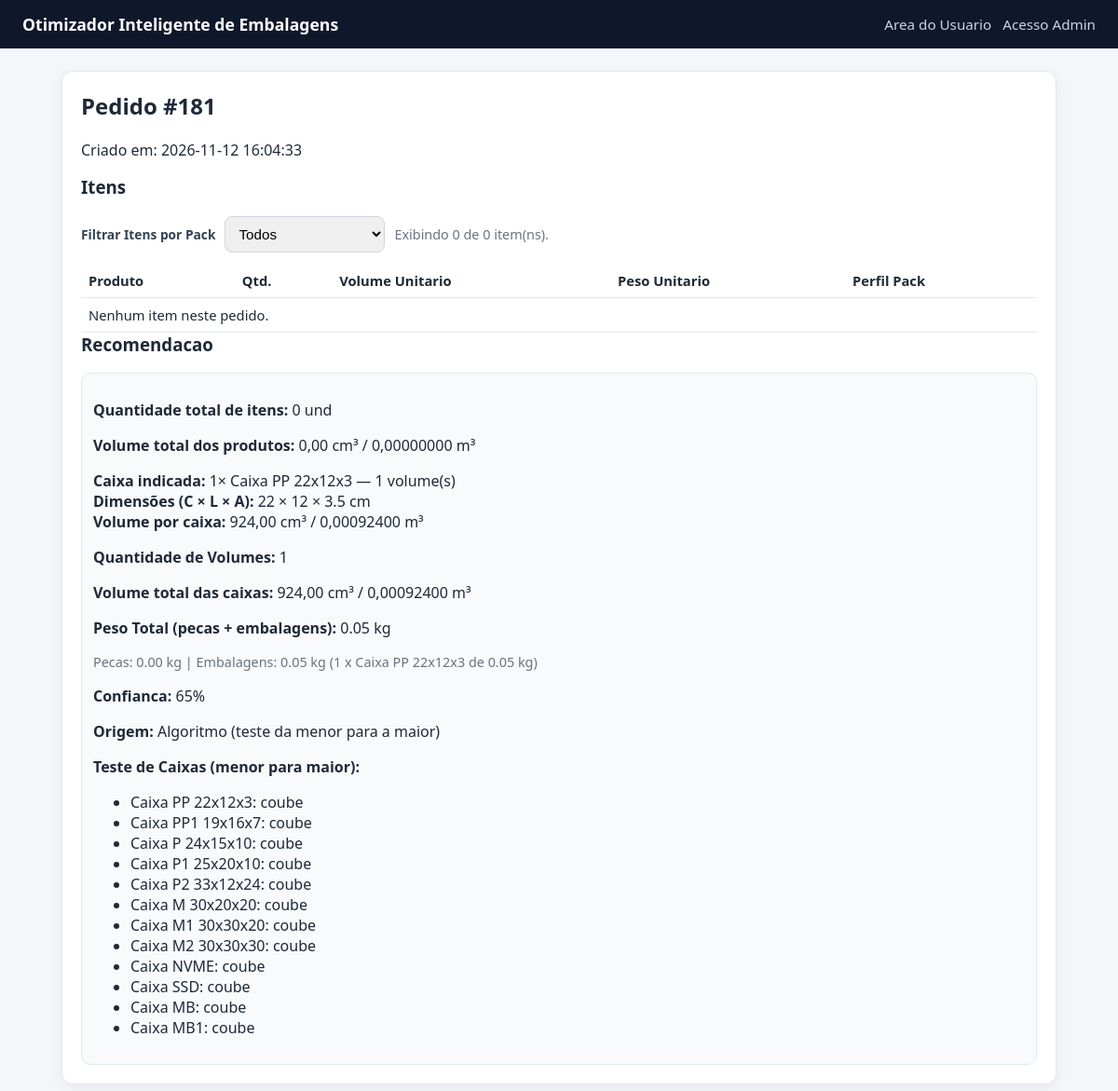
The page /user/order/181 on the database its author committed.
### tables this page shows
CREATE TABLE orders (
                id INTEGER PRIMARY KEY AUTOINCREMENT,
                created_at TEXT NOT NULL DEFAULT CURRENT_TIMESTAMP
            );

CREATE TABLE boxes (
                id INTEGER PRIMARY KEY AUTOINCREMENT,
                name TEXT NOT NULL UNIQUE,
                length_cm REAL NOT NULL,
                width_cm REAL NOT NULL,
                height_cm REAL NOT NULL,
                max_weight REAL NOT NULL
            , is_active INTEGER NOT NULL DEFAULT 1, max_capacity_weight REAL);

### app_volum.py (the view)
@app.route("/user/order/<int:order_id>", methods=["GET"])
def user_order_result(order_id):
    order = get_order(DB_PATH, order_id)
    if not order:
        flash(ORDER_NOT_FOUND_MSG, "error")
        return redirect(url_for("user_upload"))
    items = get_order_items(DB_PATH, order_id)
    shipment_rows = get_shipment_history_by_order(DB_PATH, order_id)
    packing_rules = get_packing_rules(DB_PATH)
    recommendation = build_recommendation(items, packing_rules=packing_rules)
    effective_rules = dict(packing_rules)
    if recommendation.get("mb_box_dims"):
        dims = recommendation["mb_box_dims"]
        effective_rules["mb_box_length_cm"] = dims["length_cm"]
        effective_rules["mb_box_width_cm"] = dims["width_cm"]
        effective_rules["mb_box_height_cm"] = dims["height_cm"]
    items_for_view = _attach_pack_profile_to_items(items, effective_rules)
    packing_previews = []
    if shipment_rows:
        packing_previews = _build_manual_shipment_previews(
            shipment_rows,
            items,
            effective_rules,
        )
    elif recommendation.get("history_plan"):
        packing_previews = _build_manual_shipment_previews(
            recommendation["history_plan"],
            items,
            effective_rules,
        )
    elif recommendation.get("box"):
        packing_previews = build_packing_3d_previews(
            items,
            recommendation["box"],
            packages_required=recommendation.get("packages_required", 1),
            packing_rules=effective_rules,
            unpack_plan=recommendation.get("unpack_plan"),
        )
    packing_preview = packing_previews[0] if packing_previews else None
    grouped_packing_previews = _group_packing_previews(packing_previews)
    unknown_items = session.pop("last_unknown_items", [])
    import_debug = session.pop("last_import_debug", [])
    return render_template(
        "order_detail.html",
        order=order,
        items=items_for_view,
        recommendation=recommendation,
        packing_preview=packing_preview,
        packing_previews=packing_previews,
        grouped_packing_previews=grouped_packing_previews,
        boxes=[],
        products=[],
        shipments=shipment_rows,
        user_mode=True,
        unknown_items=unknown_items,
        import_debug=import_debug,
    )

### app_volum.py (called while the page is built, shortened)
def _safe_int_value(value, default):
    try:
        return int(float(value))
    except Exception:
        return int(default)

def _safe_float_value(value, default):
    try:
        return float(value)
    except Exception:
        return float(default)

def _row_value_safe(row, key, default=""):
    if hasattr(row, "keys") and key in row.keys():
        return row[key]
    if isinstance(row, dict) and key in row:
        return row[key]
    return default

def _resolve_mb_context(order_items, boxes, packing_rules):
    mb_min_qty = max(1, _safe_int_value(packing_rules.get("mb_bundle_min_qty", 21), 21))
    mb_total_qty = sum(
        int(item["quantity"])
        for item in order_items
        if int(item["quantity"]) > 0 and _is_mb_order_item(item)
    )
    if mb_total_qty < mb_min_qty or not boxes:
        return None

def _resolve_ssdm2_context(order_items, boxes, packing_rules):
    ssdm2_min_qty = max(
        1,
        _safe_int_value(packing_rules.get("ssdm2_master_box_qty", 250), 250),
    )
    ssdm2_total_qty = sum(
        int(item["quantity"])
        for item in order_items
        if int(item["quantity"]) > 0 and _is_ssdm2_order_item(item)
    )
    if ssdm2_total_qty < ssdm2_min_qty or not boxes:
        return None

def _build_effective_rules(packing_rules, mb_context):
    rules = dict(packing_rules)
    mb_box_dims = None
    if not mb_context:
        return rules, mb_box_dims

def _resolve_packaging_unit_weight(box_row, packing_rules):
    if not box_row:
        return 0.0
    raw_value = _safe_float_value(_row_value_safe(box_row, "max_weight", 0), 0.0)
    if raw_value <= 0:
        return 0.0
    min_effective_weight = _safe_float_value(
        packing_rules.get("min_effective_max_weight_kg", 1.0),
        1.0,
    )
    if raw_value > max(0.0, min_effective_weight):
        return 0.0
    return raw_value

def _apply_mb_default_rule(algo, totals, order_items, mb_context, packing_rules):
    if not mb_context:
        return algo, False

def _apply_ssdm2_default_rule(algo, totals, order_items, ssdm2_context, packing_rules):
    if not ssdm2_context:
        return algo, False

def _attach_pack_profile_to_items(items, packing_rules):
    enriched_items = []
    return enriched_items

def _group_packing_previews(packing_previews):
    grouped = []
    grouped_map = {}
    return grouped

### database.py (called while the page is built)
def get_connection(db_path):
    conn = sqlite3.connect(db_path)
    conn.row_factory = sqlite3.Row
    return conn

### templates/order_detail.html (shortened to what this page needs)
{% extends 'base.html' %}
{% block content %}
<section class="card">
    <h2>Pedido #{{ order['id'] }}</h2>
    <p>Criado em: {{ order['created_at'] }}</p>
    <h3>Itens</h3>
    <div class="pack-filter-row no-print">
        <label for="item-pack-filter">Filtrar Itens por Pack</label>
        <select id="item-pack-filter" onchange="applyItemPackFilter()">
            <option value="all" selected>Todos</option>
        </select>
        <span id="item-pack-filter-count" class="hint"></span>
    </div>
    <table>
        <thead>
            <tr>
                <th>Produto</th>
                <th>Qtd.</th>
                <th>Volume Unitario</th>
                <th>Peso Unitario</th>
                <th>Perfil Pack</th>
            </tr>
        </thead>
        <tbody id="order-items-body">
        {% for item in items %}
            <tr data-pack-uses="{{ '1' if item.get('pack_profile_uses_pack') else '0' }}" data-pack-profile="{{ item.get('pack_profile') or 'none' }}">
                <td>{% if item['sku'] %}{{ item['sku'] }} - {% endif %}{{ item['name'] }}</td>
                <td>{{ item['quantity'] }}</td>
                <td>{{ '%.2f'|format(item['length_cm'] * item['width_cm'] * item['height_cm']) }} cm3</td>
                <td>{{ item['weight'] }}</td>
                <td>
                    <span class="pack-badge {{ (item.get('pack_profile') or 'none')|replace('_', '-') }}{% if item.get('pack_profile_uses_pack') %} is-pack{% endif %}">{{ item.get('pack_profile_label') or 'Sem pack' }}</span>
                    {% if item.get('pack_profile_detail') %}
                        <div class="pack-detail">{{ item.get('pack_profile_detail') }}</div>
                    {% endif %}
                </td>
                {% if not user_mode %}
                <td class="no-print">
                    <form method="post" action="{{ url_for('order_item_upsert', order_id=order['id']) }}" class="form-inline">
                        <input type="hidden" name="product_id" value="{{ item['product_id'] }}">
                        <input type="number" name="quantity" min="0" step="1" value="{{ item['quantity'] }}" style="width:90px;">
                        <button type="submit">Atualizar</button>
                    </form>
                    <form method="post" action="{{ url_for('order_item_delete', order_id=order['id'], product_id=item['product_id']) }}" class="form-inline" onsubmit="return confirm('Remover este item do pedido?');">
                        <button type="submit" style="background:#b91c1c;">Remover</button>
                    </form>
                </td>
                {% endif %}
            </tr>
        {% else %}
            <tr class="no-items-row"><td colspan="{% if not user_mode %}6{% else %}5{% endif %}">Nenhum item neste pedido.</td></tr>
        {% endfor %}
        </tbody>
    </table>
    <h3>{% if shipments %}Resumo do Pedido{% else %}Recomendacao{% endif %}</h3>
    <div class="recommend-box">
        <p><strong>Quantidade total de itens:</strong> {{ recommendation.totals.total_units }} und</p>
        <p><strong>Volume total dos produtos:</strong> {{ ('%.2f'|format(recommendation.totals.total_volume_cm3))|replace('.', ',') }} cm³ / {{ ('%.8f'|format(recommendation.totals.total_volume_cm3 / 1000000))|replace('.', ',') }} m³</p>
        {% set shipping_summary = namespace(plan=[], packages=0, volume_cm3=0) %}
        {% if shipments %}
            {% for box_id, matching_shipments in shipments|groupby('box_id') %}
                {% set sh = matching_shipments|first %}
                {% set box_quantity = matching_shipments|sum(attribute='quantity') %}
                {% set shipping_summary.plan = shipping_summary.plan + [{'box': sh, 'name': sh['box_name'], 'quantity': box_quantity}] %}
            {% endfor %}
        {% elif recommendation.history_plan %}
            {% for entry in recommendation.history_plan %}
                {% set shipping_summary.plan = shipping_summary.plan + [{'box': entry.box, 'name': entry.box.name, 'quantity': entry.quantity}] %}
            {% endfor %}
        {% elif recommendation.box %}
            {% set shipping_summary.plan = [{'box': recommendation.box, 'name': recommendation.box['name'], 'quantity': recommendation.packages_required}] %}
        {% endif %}
        {% for entry in shipping_summary.plan %}
            {% set box_volume = entry.box['length_cm'] * entry.box['width_cm'] * entry.box['height_cm'] %}
            {% set shipping_summary.packages = shipping_summary.packages + entry.quantity %}
            {% set shipping_summary.volume_cm3 = shipping_summary.volume_cm3 + box_volume * entry.quantity %}
            <p><strong>{% if shipments %}Caixa do plano manual{% else %}Caixa indicada{% endif %}:</strong> {{ entry.quantity }}× {{ entry.name }} — {{ entry.quantity }} volume(s)<br>
                <strong>Dimensões (C × L × A):</strong> {{ '%g'|format(entry.box['length_cm']) }} × {{ '%g'|format(entry.box['width_cm']) }} × {{ '%g'|format(entry.box['height_cm']) }} cm<br>
                <strong>Volume por caixa:</strong> {{ ('%.2f'|format(box_volume))|replace('.', ',') }} cm³ / {{ ('%.8f'|format(box_volume / 1000000))|replace('.', ',') }} m³
            </p>
        {% endfor %}
        {% if shipping_summary.plan %}
            <p><strong>Quantidade de Volumes:</strong> {{ shipping_summary.packages }}</p>
            <p><strong>Volume total das caixas:</strong> {{ ('%.2f'|format(shipping_summary.volume_cm3))|replace('.', ',') }} cm³ / {{ ('%.8f'|format(shipping_summary.volume_cm3 / 1000000))|replace('.', ',') }} m³</p>
        {% endif %}
        <p><strong>Peso Total (pecas + embalagens):</strong> {{ '%.2f'|format(recommendation.totals.total_weight_with_packages) }} kg</p>
        <p class="hint">
            Pecas: {{ '%.2f'|format(recommendation.totals.total_weight_items) }} kg |
            Embalagens: {{ '%.2f'|format(recommendation.totals.total_weight_packages) }} kg
            {% if not shipments and recommendation.box and recommendation.totals.package_weight_per_box > 0 %}
                ({{ recommendation.packages_required }} x {{ recommendation.box['name'] }} de {{ '%.2f'|format(recommendation.totals.package_weight_per_box) }} kg)
            {% endif %}
        </p>
        {% if shipments %}
            <p><strong>Plano manual ativo:</strong> a expedicao deste pedido segue as caixas registradas acima.</p>
            <p class="hint">A recomendacao automatica foi ocultada para nao conflitar com o plano manual de expedicao. O modelo 3D segue disponivel para conferencia visual.</p>
        {% elif recommendation.box %}
            <p><strong>Confianca:</strong> {{ recommendation.confidence }}%</p>
            <p><strong>Origem:</strong>
                {% if recommendation.source == 'history_exact' %}
                    Historico exato
                {% elif recommendation.source == 'history_similar' %}
                    Historico semelhante
                {% elif recommendation.source == 'algorithm_smallest_single_box' %}
                    Algoritmo (menor caixa compativel)
                {% elif recommendation.source == 'algorithm_small_to_large_first_fit' %}
                    Algoritmo (teste da menor para a maior)
                {% elif recommendation.source == 'algorithm_mb_default_pack20' %}
                    Regra MB (pack de 20; caixa MB como padrao acima de 20 und)
                {% elif recommendation.source == 'algorithm_ssdm2_master_box' %}
                    Regra SSD M.2 master (Caixa NVME como padrao acima do limite configurado)
                {% elif recommendation.source == 'algorithm_min_packages' %}
                    Algoritmo (menor quantidade de volumes)
                {% elif recommendation.source == 'no_boxes' %}
                    Sem embalagens cadastradas
                {% elif recommendation.source == 'no_compatible_box' %}
                    Sem embalagem compativel
                {% else %}
                    {{ recommendation.source }}
                {% endif %}
            </p>
            {% if recommendation.tested_boxes %}
                <p><strong>Teste de Caixas (menor para maior):</strong></p>
                <ul>
                {% for tb in recommendation.tested_boxes %}
                    <li>
                        {{ tb['name'] }}:
                        {% if tb['status'] == 'coube' %}
                            coube
                        {% elif tb['status'] == 'padrao_mb' %}
                            caixa definida pela regra MB (> 20 und)
                        {% elif tb['status'] == 'padrao_ssdm2_master' %}
                            caixa definida pela regra SSD M.2 master
                        {% elif tb['status'] == 'coube_desmontando_pack' %}
                            coube (com desmontagem de pack)
                        {% elif tb['status'] == 'nao_coube_quantidade' %}
                            nao coube para toda a quantidade (precisa {{ tb['packages_required'] }} volumes)
                        {% elif tb['status'] == 'nao_coube_dimensao' %}
                            nao coube por dimensao
                        {% else %}
                            nao coube
                        {% endif %}
                    </li>
                {% endfor %}
                </ul>
            {% endif %}
        {% else %}
            <p>Nenhuma embalagem compativel encontrada considerando dimensoes, peso e volume. Cadastre mais opcoes de embalagens.</p>
        {% endif %}
    </div>
</section>
{% endblock %}

### static/style.css (style rules this page uses)
* { box-sizing: border-box; }
body { margin: 0; font-family: Segoe UI, Tahoma, sans-serif; background: #f4f6fa; color: #1f2937; }
.card { background: #fff; border-radius: 12px; padding: 20px; border: 1px solid #e5e7eb; box-shadow: 0 4px 16px rgba(15, 23, 42, 0.06); margin-bottom: 18px; }
h2, h3 { margin-top: 0; }
label { display: grid; gap: 6px; font-size: 0.95rem; word-break: break-word; }
input, select, button { padding: 9px 10px; border-radius: 8px; border: 1px solid #d1d5db; font-size: 0.95rem; }
table { width: 100%; border-collapse: collapse; margin-top: 12px; }
th, td { border-bottom: 1px solid #e5e7eb; text-align: left; padding: 8px; font-size: 0.92rem; }
.recommend-box { background: #f8fafc; border: 1px solid #e2e8f0; border-radius: 10px; padding: 12px; }
.hint { color: #6b7280; font-size: 0.9rem; }
.pack-filter-row { display: flex; align-items: center; gap: 10px; margin: 6px 0 8px; flex-wrap: wrap; }
.pack-filter-row label { display: block; font-size: 0.86rem; font-weight: 600; color: #334155; }

### rows shown on the page
orders: id "181", created_at "2026-11-12 16:04:33"
boxes: quantity "1", name "Caixa PP 22x12x3", box.length_cm "22", box.width_cm "12", box.height_cm "3.5", value "924,00", value "0,00092400", box.name "Caixa PP 22x12x3", totals.package_weight_per_box "0.05"
boxes: name "Caixa PP1 19x16x7"
boxes: name "Caixa P 24x15x10"
boxes: name "Caixa P1 25x20x10"
boxes: name "Caixa P2 33x12x24"
boxes: name "Caixa M 30x20x20"
boxes: name "Caixa M1 30x30x20"
boxes: name "Caixa M2 30x30x30"
boxes: name "Caixa NVME"
boxes: name "Caixa SSD"
boxes: name "Caixa MB"
boxes: name "Caixa MB1"

### other values the page prints
{{ recommendation.totals.total_units }} "0"
{{ shipping_summary.packages }} "1"
{{ ('%.2f'|format(shipping_summary.volume_cm3))|replace('.', ',') }} "924,00"
{{ '%.2f'|format(recommendation.totals.total_weight_with_packages) }} "0.05"
{{ '%.2f'|format(recommendation.totals.total_weight_items) }} "0.00"
{{ '%.2f'|format(recommendation.totals.total_weight_packages) }} "0.05"
{{ recommendation.packages_required }} "1"
{{ recommendation.confidence }} "65"
